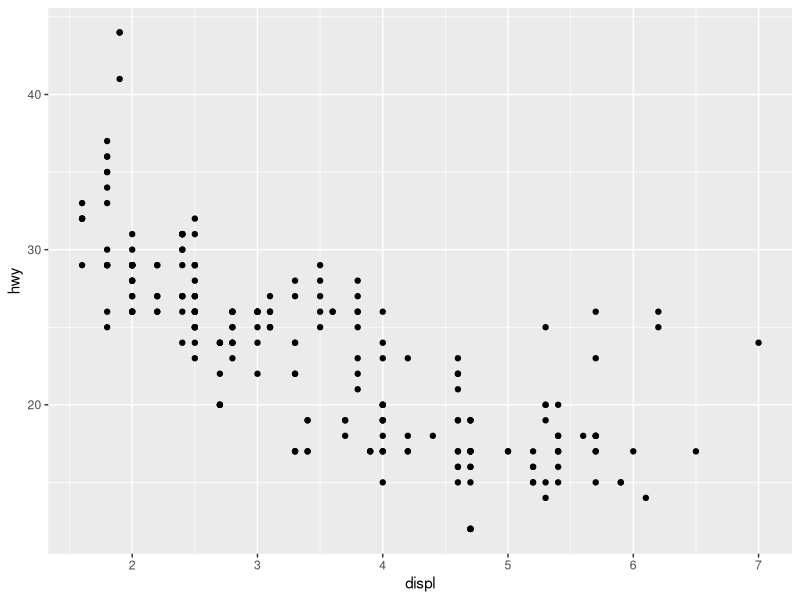
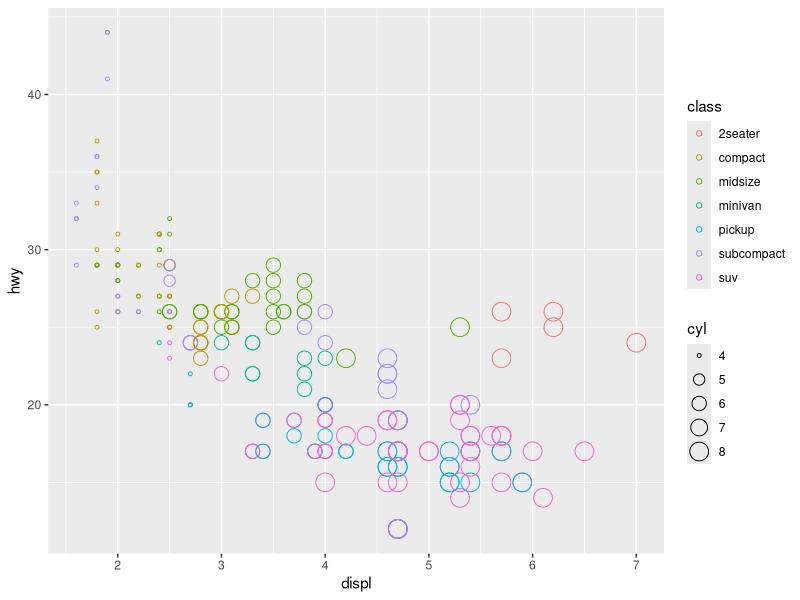

R code for these plots, in order:
library(tidyverse)

mpg
?mpg

?cars
cars

View(mpg)

head(cars, 4)
tail(cars)

ggplot(data = mpg) +
  geom_point(mapping = aes(x = displ, y = hwy))

ggplot(data = mpg) +
  geom_point(mapping = aes(x = displ, y = hwy, color = class, size = cyl), shape = 1)
